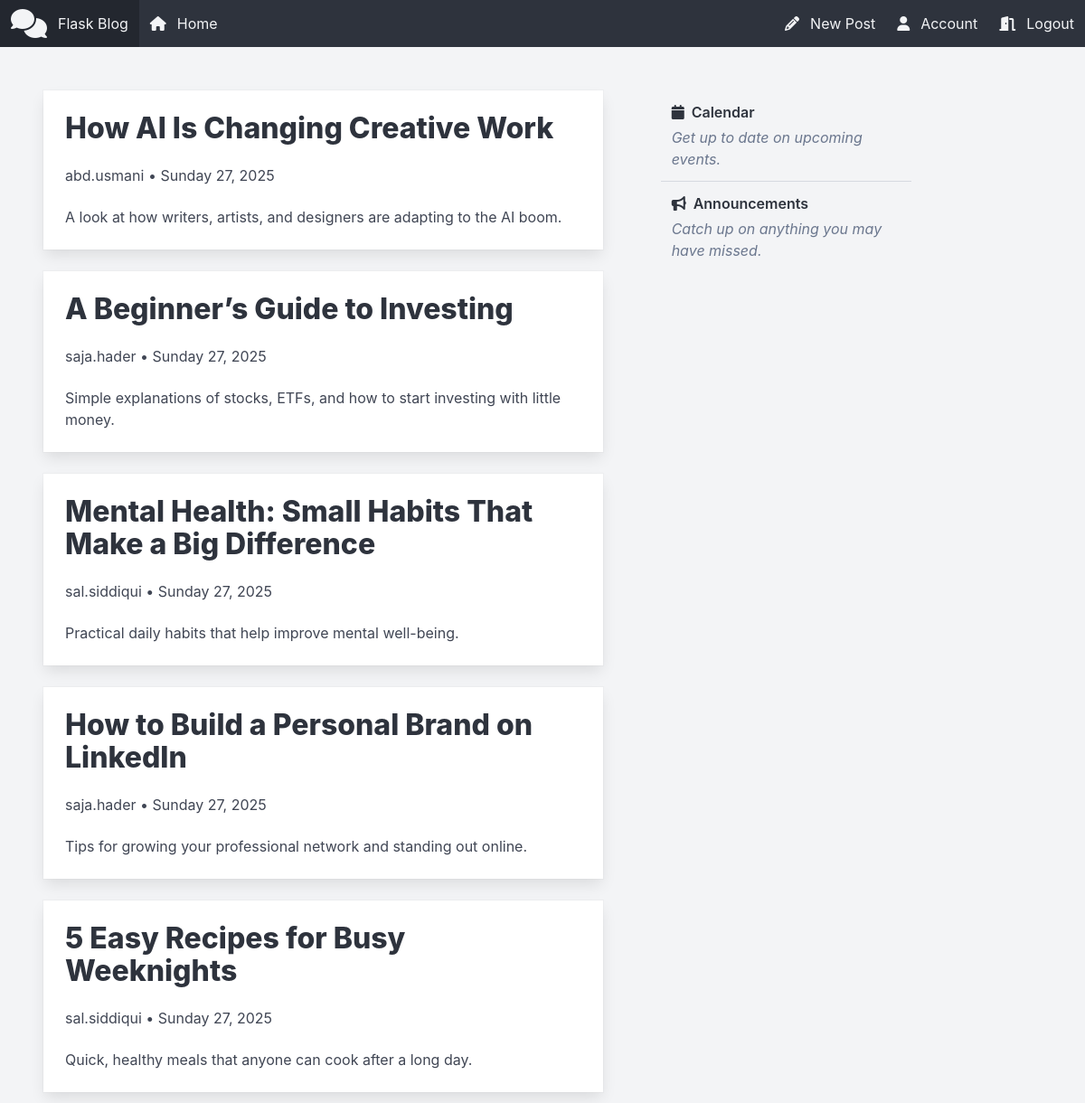
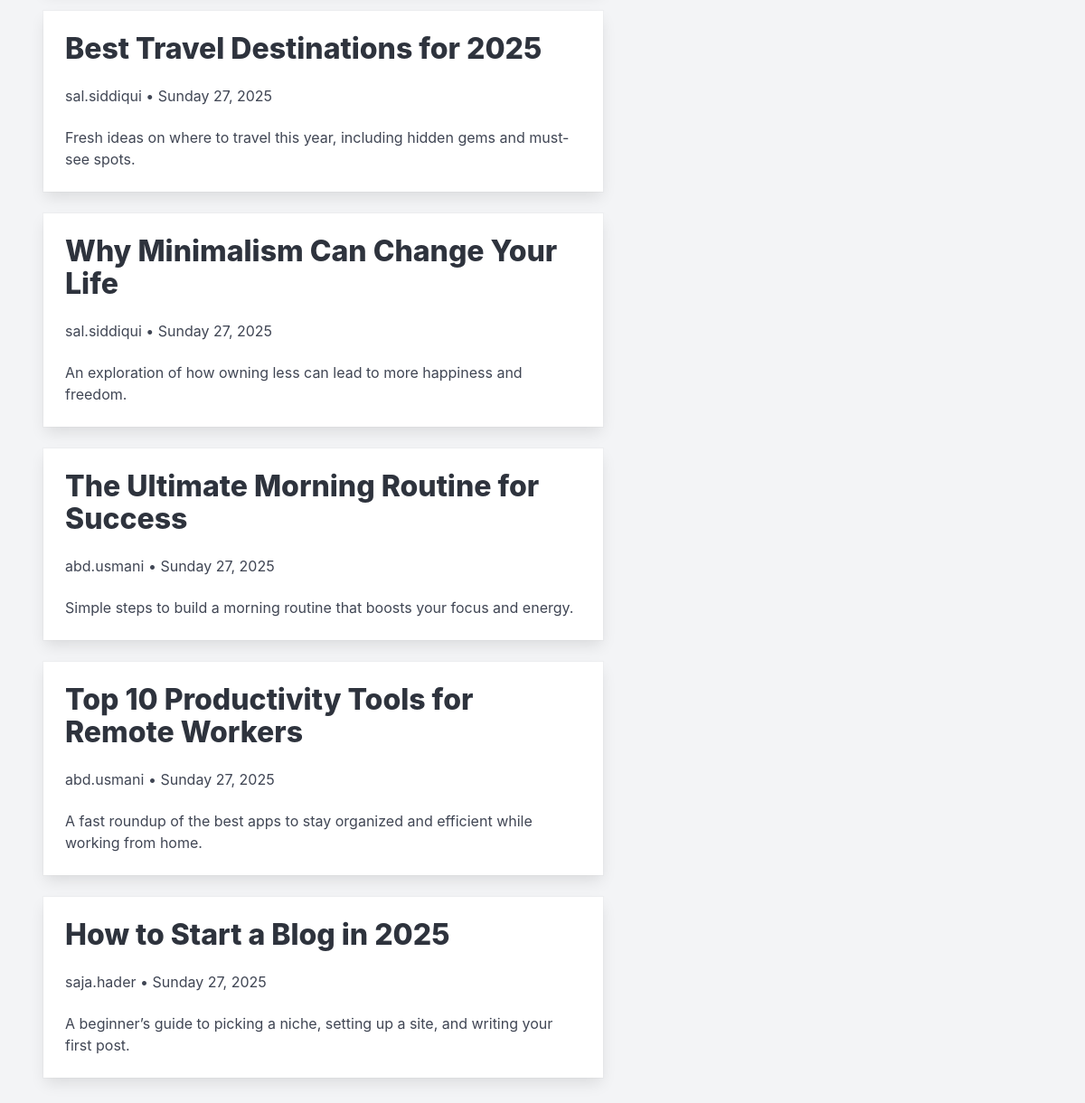
The app's page / (signed in), older data (2 pictures, top to bottom).
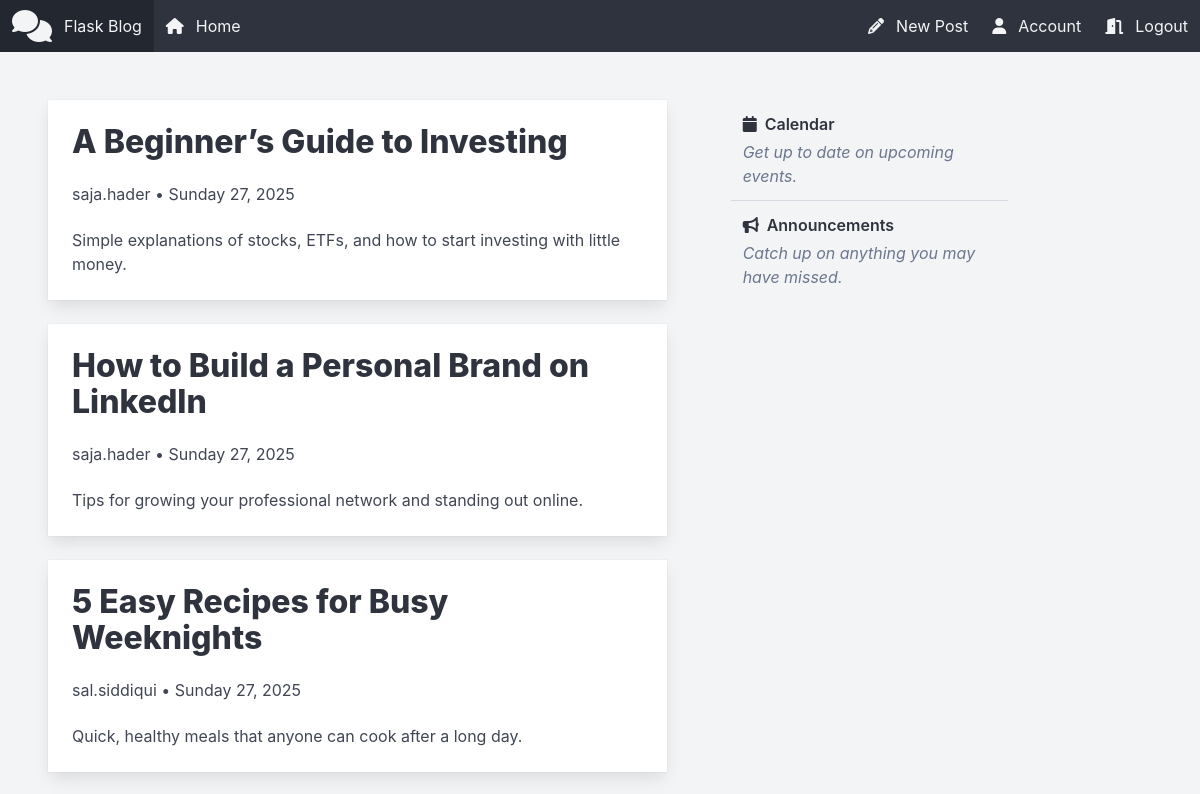
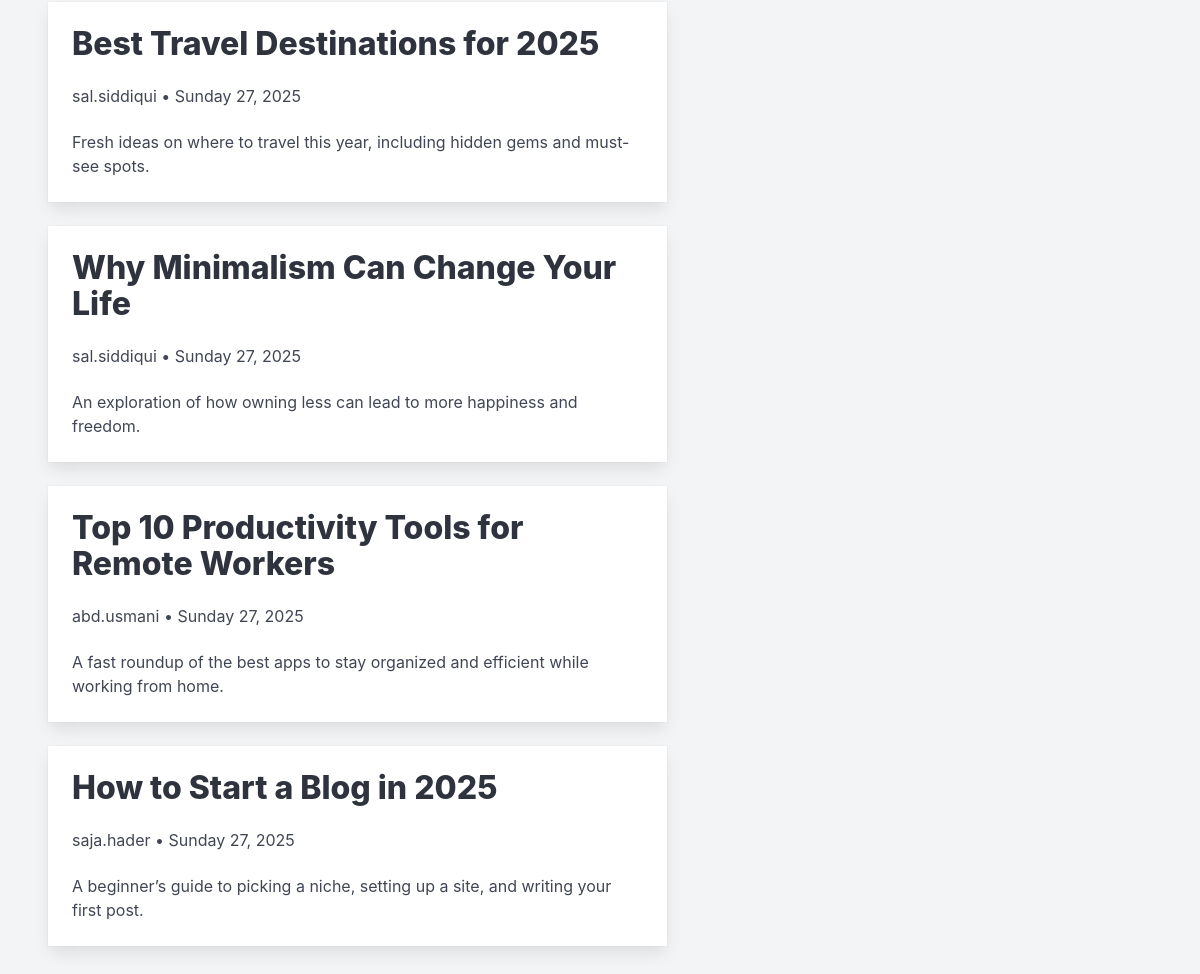
The same page, newer data (2 pictures, top to bottom).
### app/utils/models/Post.py (models this page shows, shortened)
class Post(db.Model):
    __tablename__ = "posts"
    id = db.Column(db.Integer, primary_key=True)
    title = db.Column(db.String(100), nullable=False)
    date_posted = db.Column(db.DateTime, default=lambda: datetime.now(timezone.utc))
    content = db.Column(db.Text, nullable=False)
    user_id = db.Column(db.Integer, db.ForeignKey("users.id"), nullable=False)
    author = db.relationship("User", back_populates="posts")

### app/utils/models/User.py (models this page shows, shortened)
class User(db.Model, UserMixin):
    __tablename__ = "users"
    id = db.Column(db.Integer, primary_key=True)
    username = db.Column(db.String(20), unique=True, nullable=False)
    email = db.Column(db.String(120), unique=True, nullable=False)
    password = db.Column(db.String(60), nullable=False)
    posts = db.relationship("Post", back_populates="author", lazy="select")

### app/routes/default/web_routes.py (the view)
@bp_default_web.route("/home")
@bp_default_web.route("/")
@login_required
def home():
    posts = Post.query.order_by(Post.date_posted.desc()).all()
    return render_template("home.html", posts=posts)

### app/utils/models/User.py (called while the page is built)
@login_manager.user_loader
def load_user(id):
    return User.query.filter_by(id=id).one()

### app/templates/default/home.html
{% extends 'layout/base.html' %}
{% block content %}
    {% for post in posts %}
        {% include './post/_post.html' %}
    {% endfor %}
{% endblock content %}

### app/templates/layout/base.html (shortened to what this page needs)
<!DOCTYPE html>
<html lang="en"
      class="has-background-light theme-light">
    <head>
        {% include 'layout/_link-tags.html' %}
    </head>
    <body>
        {% include 'layout/_navigation-bar.html' %}
        <main class="container mx-6 my-6">
            <div class="columns is-8">
                <div class="column is-two-thirds">
                    {% block content %}
                    {% endblock content %}
                </div>
                <div class="column is-one-third">
                    {% include 'layout/_side-content.html' %}
                </div>
            </div>
        </main>
    </body>
</html>

### app/templates/layout/_link-tags.html (shortened to what this page needs)
<link rel="stylesheet"
      href="https://cdn.jsdelivr.net/npm/bulma@1.0.2/css/bulma.min.css" />
<link rel="stylesheet"
      href="{{ url_for('static', filename='styles/bulma-lists.css') }}" />
<link rel="stylesheet"
      href="{{ url_for('static', filename='styles/custom.css') }}" />
<link disabled
      rel="stylesheet"
      href="{{ url_for('static', filename='styles/debug.css') }}" />

### app/templates/layout/_navigation-bar.html (shortened to what this page needs)
<nav class="navbar is-dark">
    <div class="navbar-brand">
        <a href="#" class="navbar-item">
            <i class="fa-solid fa-comments fa-2xl"></i>
            Flask Blog
        </a>
    </div>
    <div class="navbar-menu" id="navMenu">
        <div class="navbar-start">
            <a href='{{ url_for("default_web.home") }}'
               class="navbar-item">
                <i class="fa-solid fa-house"></i>
                Home
            </a>
        </div>
        <div class="navbar-end">
            {% if current_user.is_authenticated %}
                <a href='{{ url_for("post_web.new_post") }}'
                   class="navbar-item">
                    <i class="fa-solid fa-pencil"></i>
                    New Post
                </a>
                <a href='{{ url_for("user_web.account") }}'
                   class="navbar-item">
                    <i class="fas fa-user"></i>
                    Account
                </a>
                <a href='{{ url_for("authentication_web.logout") }}'
                   class="navbar-item">
                    <i class="fa-solid fa-door-open"></i>
                    Logout
                </a>
            {% endif %}
        </div>
    </div>
</nav>

### app/templates/post/_post.html (shortened to what this page needs)
<div class="card is-radiusless">
    <div class="card-content">
        <p class="title is-spaced">
            <a href='{{ url_for("post_web.post_page", post_id=post.id) }}'
               class="has-text-inherit">
                {{ post.title }}
            </a>
        </p>
        <p class="subtitle is-6">
            <a href="#" class="has-text-inherit">
                {{ post.author.username }}
            </a>
            • {{ post.date_posted.strftime("%A %d, %Y") }}
        </p>
        <p class="block has-text-inherit">
            {{ post.content }}
        </p>
    </div>
</div>

### app/templates/layout/_side-content.html
<div class="list has-hoverable-list-items">
    <a class="list-item" href="#">
        <div class="list-item-content">
            <div class="list-item-title">
                <i class="fa-solid fa-calendar mr-1"></i>
                Calendar
            </div>
            <div class="list-item-description mt-1 is-italic">
                Get up to date on upcoming events.
            </div>
        </div>
    </a>
    <a class="list-item" href="#">
        <div class="list-item-content">
            <div class="list-item-title">
                <i class="fa-solid fa-bullhorn mr-1"></i>
                Announcements
            </div>
            <div class="list-item-description mt-1 is-italic">
                Catch up on anything you may have missed.
            </div>
        </div>
    </a>
</div>

Row changes from the older to the newer data that the page shows:
removed Post: title "How AI Is Changing Creative Work", author.username "abd.usmani", date_posted "Sunday 27, 2025", content "A look at how writers, artists, and designers are adapting to the AI boom."
removed Post: title "Mental Health: Small Habits That Make a Big Difference", author.username "sal.siddiqui", date_posted "Sunday 27, 2025", content "Practical daily habits that help improve mental well-being."
removed Post: title "The Ultimate Morning Routine for Success", author.username "abd.usmani", date_posted "Sunday 27, 2025", content "Simple steps to build a morning routine that boosts your focus and energy."
